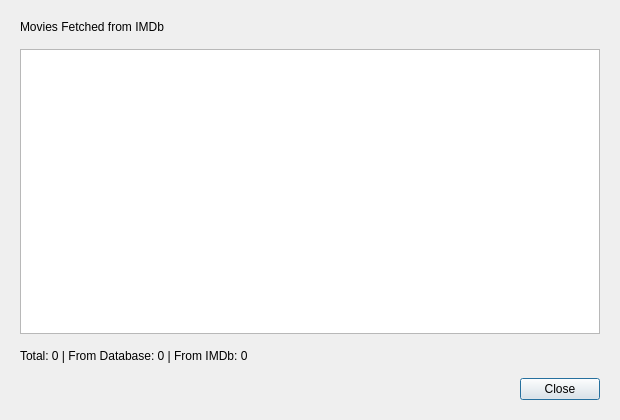
<?xml version="1.0" encoding="UTF-8"?>
<ui version="4.0">
 <class>FetchSummaryDialog</class>
 <widget class="QDialog" name="FetchSummaryDialog">
  <property name="geometry">
   <rect>
    <x>0</x>
    <y>0</y>
    <width>620</width>
    <height>420</height>
   </rect>
  </property>
  <property name="windowTitle">
   <string>Fetch Summary</string>
  </property>
  <layout class="QVBoxLayout" name="verticalLayout">
   <property name="spacing">
    <number>15</number>
   </property>
   <property name="leftMargin">
    <number>20</number>
   </property>
   <property name="topMargin">
    <number>20</number>
   </property>
   <property name="rightMargin">
    <number>20</number>
   </property>
   <property name="bottomMargin">
    <number>20</number>
   </property>
   <item>
    <widget class="QLabel" name="titleLabel">
     <property name="text">
      <string>Movies Fetched from IMDb</string>
     </property>
    </widget>
   </item>
   <item>
    <widget class="QTextEdit" name="movieListEdit">
     <property name="readOnly">
      <bool>true</bool>
     </property>
    </widget>
   </item>
   <item>
    <widget class="QLabel" name="statsLabel">
     <property name="text">
      <string>Total: 0 | From Database: 0 | From IMDb: 0</string>
     </property>
    </widget>
   </item>
   <item>
    <layout class="QHBoxLayout" name="btnLayout">
     <item>
      <spacer name="btnSpacer">
       <property name="orientation">
        <enum>Qt::Horizontal</enum>
       </property>
       <property name="sizeHint" stdset="0">
        <size>
         <width>40</width>
         <height>20</height>
        </size>
       </property>
      </spacer>
     </item>
     <item>
      <widget class="QPushButton" name="closeBtn">
       <property name="text">
        <string>Close</string>
       </property>
       <property name="minimumWidth">
        <number>100</number>
       </property>
      </widget>
     </item>
    </layout>
   </item>
  </layout>
 </widget>
</ui>
